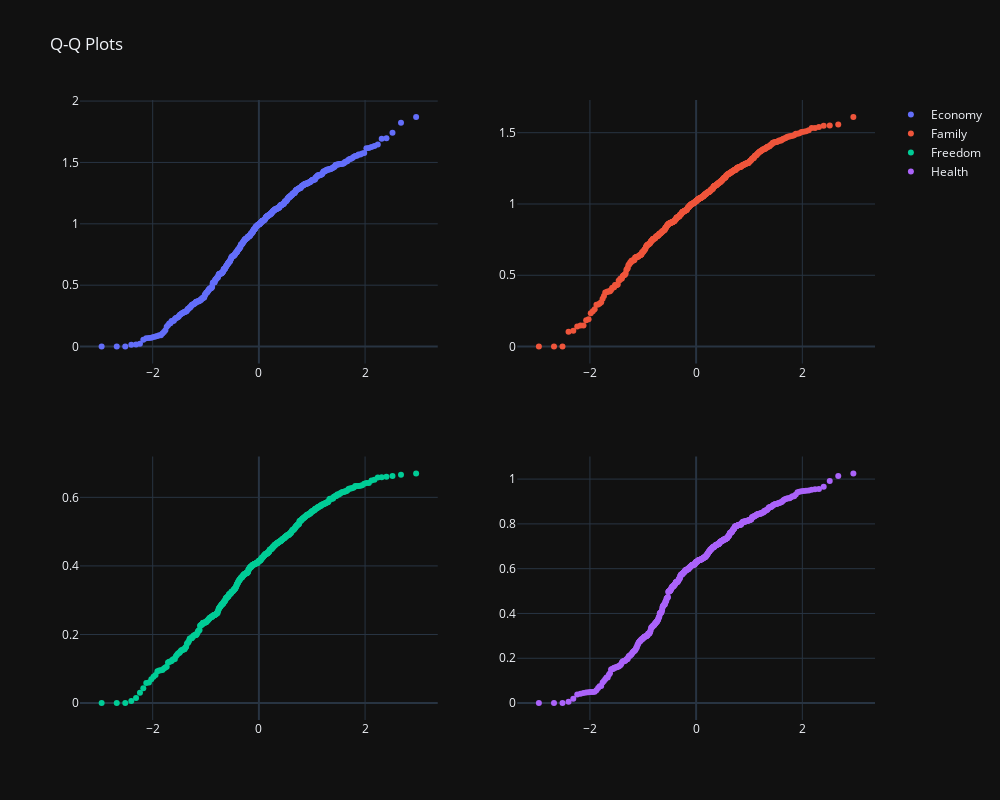

The cell this chart's notebook holds for it:
### Code cell
# Q-Q plot to check the Normality 

fig = make_subplots(rows=2, cols=2)

fig.add_trace(go.Scatter(x=stats.probplot(happiness['Economy'])[0][0],
                         y=stats.probplot(happiness['Economy'])[0][1],
                         mode='markers', name='Economy'), row=1, col=1)

fig.add_trace(go.Scatter(x=stats.probplot(happiness['Family'])[0][0],
                         y=stats.probplot(happiness['Family'])[0][1],
                         mode='markers', name='Family'), row=1, col=2)

fig.add_trace(go.Scatter(x=stats.probplot(happiness['Freedom'])[0][0],
                         y=stats.probplot(happiness['Freedom'])[0][1],
                         mode='markers', name='Freedom'), row=2, col=1)

fig.add_trace(go.Scatter(x=stats.probplot(happiness['Health'])[0][0],
                         y=stats.probplot(happiness['Health'])[0][1],
                         mode='markers', name='Health'), row=2, col=2)

fig.update_layout(title='Q-Q Plots',width=1000, height=800,template='plotly_dark')

fig.show()

### Figure 1 — Plotly figure (JSON) as saved in the notebook; plotly's stock layout.template omitted (floating-point values rounded to 4 significant figures; data arrays with more than 128 entries replaced by an {"elided": "..."} marker saying what was removed)
{"data": [{"mode": "markers", "name": "Economy", "type": "scatter", "x": {"elided": "452 float values"}, "xaxis": "x", "y": {"elided": "452 float values"}, "yaxis": "y"}, {"mode": "markers", "name": "Family", "type": "scatter", "x": {"elided": "452 float values"}, "xaxis": "x2", "y": {"elided": "452 float values"}, "yaxis": "y2"}, {"mode": "markers", "name": "Freedom", "type": "scatter", "x": {"elided": "452 float values"}, "xaxis": "x3", "y": {"elided": "452 float values"}, "yaxis": "y3"}, {"mode": "markers", "name": "Health", "type": "scatter", "x": {"elided": "452 float values"}, "xaxis": "x4", "y": {"elided": "452 float values"}, "yaxis": "y4"}], "layout": {"height": 800, "title": {"text": "Q-Q Plots"}, "width": 1000, "xaxis": {"anchor": "y", "domain": [0, 0.45]}, "xaxis2": {"anchor": "y2", "domain": [0.55, 1]}, "xaxis3": {"anchor": "y3", "domain": [0, 0.45]}, "xaxis4": {"anchor": "y4", "domain": [0.55, 1]}, "yaxis": {"anchor": "x", "domain": [0.575, 1]}, "yaxis2": {"anchor": "x2", "domain": [0.575, 1]}, "yaxis3": {"anchor": "x3", "domain": [0, 0.425]}, "yaxis4": {"anchor": "x4", "domain": [0, 0.425]}}}
